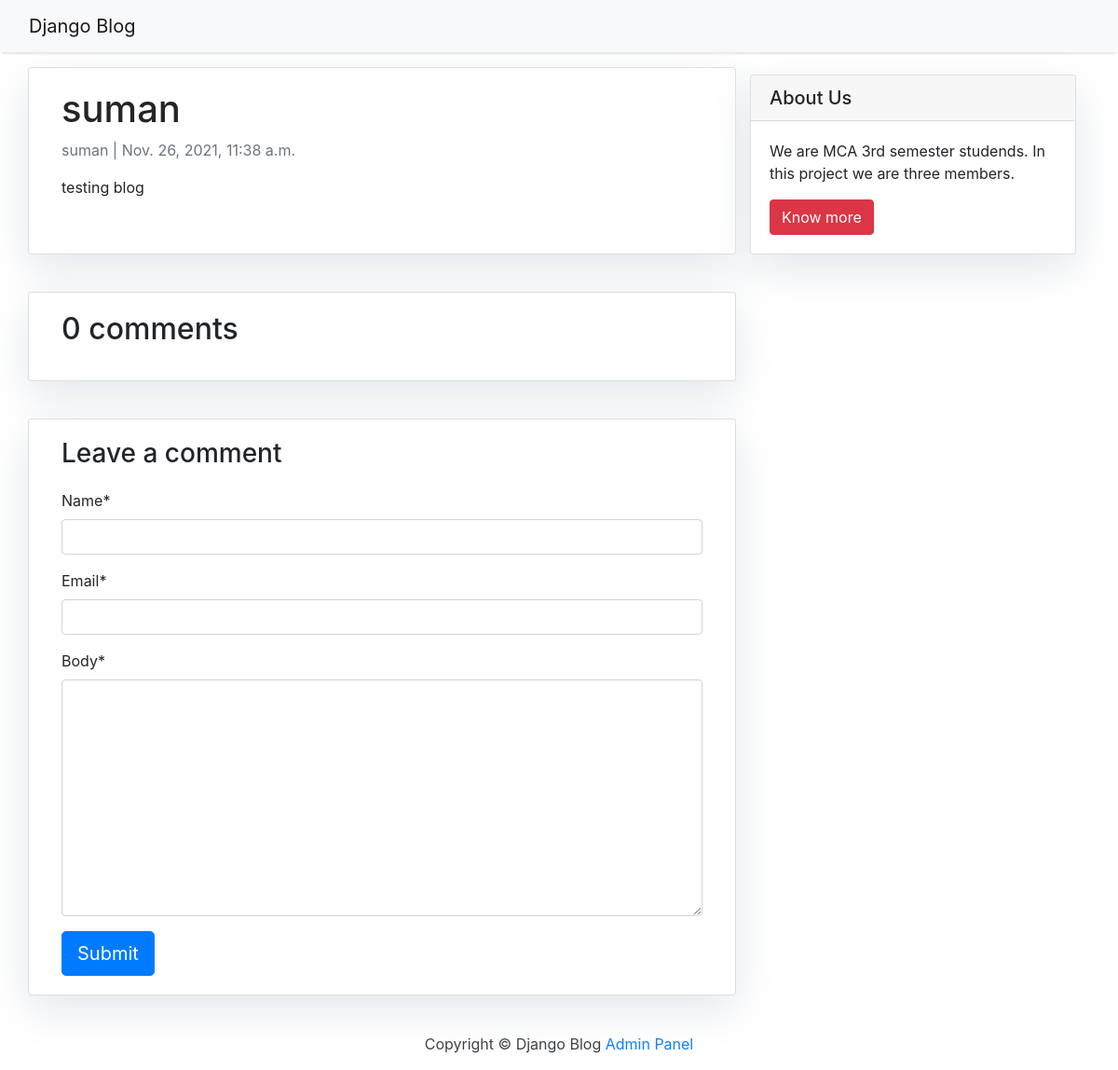
/suman/, run on the app's committed database.
### blog/models.py (models this page shows, shortened)
class Post(models.Model):
    title = models.CharField(max_length=200, unique=True)
    slug = models.SlugField(max_length=200, unique=True)
    author = models.ForeignKey(User, on_delete=models.CASCADE, related_name="blog_posts")
    updated_on = models.DateTimeField(auto_now=True)
    content = models.TextField()
    created_on = models.DateTimeField(auto_now_add=True)
    status = models.IntegerField(choices=STATUS, default=0)
    class Meta:
        ordering = ["-created_on"]

### blog/views.py (the view)
# urls.py: path("<slug:slug>/", views.post_detail, name="post_detail"),
def post_detail(request, slug):
    template_name = "post_detail.html"
    post = get_object_or_404(Post, slug=slug)
    comments = post.comments.filter(active=True).order_by("-created_on")
    new_comment = None
    if request.method == "POST":
        comment_form = CommentForm(data=request.POST)
        if comment_form.is_valid():
            new_comment = comment_form.save(commit=False)
            new_comment.post = post
            new_comment.save()
    else:
        comment_form = CommentForm()
    return render(
        request,
        template_name,
        {
            "post": post,
            "comments": comments,
            "new_comment": new_comment,
            "comment_form": comment_form,
        },
    )

### blog/forms.py
class CommentForm(forms.ModelForm):
    class Meta:
        model = Comment
        fields = ("name", "email", "body")

### templates/post_detail.html (shortened to what this page needs)
{% extends 'base.html' %} {% block content %}
    {% load crispy_forms_tags %}
    <div class="container">
        <div class="row">
            <div class="col-md-8 card mb-4  mt-3 left  top">
                <div class="card-body">
                    <h1>{% block title %} {{ post.title }} {% endblock title %}</h1>
                    <p class=" text-muted">{{ post.author }} | {{ post.created_on }}</p>
                    <p class="card-text ">{{ post.content | safe }}</p>
                </div>
            </div>
            {% block sidebar %} {% include 'sidebar.html' %} {% endblock sidebar %}
            <div class="col-md-8 card mb-4  mt-3 ">
                <div class="card-body">
                    {% with comments.count as total_comments %}
                        <h2>{{ total_comments }} comments</h2>
                    {% endwith %}
                </div>
            </div>
            <div class="col-md-8 card mb-4  mt-3 ">
                <div class="card-body">
                    {% if new_comment %}
                        <div class="alert alert-success" role="alert">
                            Your comment is awaiting moderation
                        </div>
                    {% else %}
                        <h3>Leave a comment</h3>
                        <form method="post" style="margin-top: 1.3em;">
                            {{ comment_form | crispy }}
                            <button type="submit" class="btn btn-primary  btn-lg">Submit</button>
                        </form>
                    {% endif %}
                </div>
            </div>
        </div>
    </div>
{% endblock content %}

### static/css/base.css (style rules this page uses)
body { font-family: "Roboto", sans-serif; font-size: 17px; background-color: #fdfdfd; }
.card { box-shadow: 0 16px 48px #E3E7EB; }

### data on the page
Post: title "suman", author "suman", created_on "Nov. 26, 2021, 11:38 a.m.", content "testing blog"

### other printed values
{{ total_comments }} "0"
